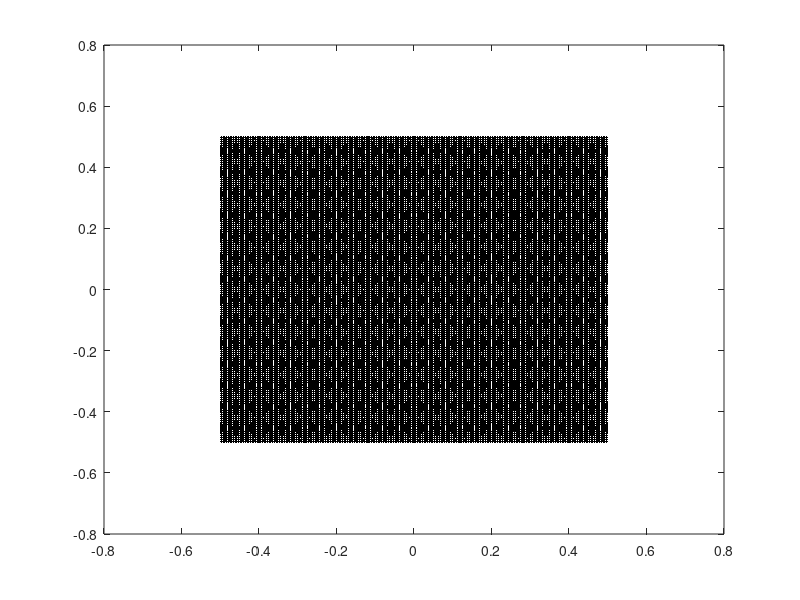

Source code (MATLAB): (Note: this script raises an error after producing the figure.)
clc
clear all
close all
% Computation Time
% Convection
% Time Dependent
% Non Linear
% SOR/ Jacobi
% Residual
dominio_x = [-.5, .5];
dominio_y = [-.5, .5];
n_nodes_x = 160;
n_nodes_y = 160;

dx = (dominio_x(2) - dominio_x(1) ) / n_nodes_x;
dy = (dominio_y(2) - dominio_y(1) ) / n_nodes_y;

centro_x = (dominio_x(1)+dx/2) : dx : (dominio_x(2)-dx/2);
centro_y = (dominio_y(1)+dy/2) : dy : (dominio_y(2)-dy/2);

[x_nodes, y_nodes] = meshgrid(centro_x, centro_y);

plot(x_nodes, y_nodes, 'k.')

A = sparse(n_nodes_y*n_nodes_x, n_nodes_y*n_nodes_x);
B = sparse(n_nodes_y*n_nodes_x, 1);

%--------- Coeff de difusao ----------
cd = 1;

i = 1 ;% Vertical Counter
j = 1; % Horizontal counter


S_boundary_n = false;
N_boundary_n = false;
W_boundary_n = false;
E_boundary_n = false;

S_n = 0;
N_n = 0;
W_n = 0;
E_n = 0;

for k=1:n_nodes_y*n_nodes_x
    
    % --- West Flux ---
    if j == 1 % Boundary
        A(k,k) = A(k,k) - 3.5*cd*(dy/dx);
        A(k,k+1) = A(k,k+1) + 0.5*cd*dy/dx;
        B(k) = B(k)- 3*cd*dy/dx*exact(centro_x(j)-(dx/2), centro_y(i));
        
        %         A(k,k) = A(k,k) - 2*cd*dy/dx;
        %         B(k) = B(k)- 2*cd*dy/dx*exact(centro_x(j)-(dx/2), centro_y(i));
    else % Center
        A(k,k) = A(k,k) - cd*(dy/dx);
        A(k,k-1) = A(k,k-1) + cd*(dy/dx);
    end
    
    % --- East Flux ---
    if j == n_nodes_x % Boundary
        A(k,k)= A(k,k) - 3.5*cd*(dy/dx);
        A(k,k-1)= A(k,k-1) + 0.5*cd*(dy/dx);
        B(k)= B(k) - 3*cd*(dy/dx)*exact(centro_x(j)+(dx/2), centro_y(i));
        
        %        A(k,k)= A(k,k) - 2*cd*(dy/dx);
        %        B(k)= B(k) - 2*cd*(dy/dx)*exact(centro_x(j)+(dx/2), centro_y(i));
    else % Center
        A(k,k)= A(k,k) - cd*(dy/dx);
        A(k,k+1)= A(k,k+1) + cd*(dy/dx);
    end
    
    % --- South Flux ---
    if i == 1 % Boundary
        A(k,k)= A(k,k) - 3.5*cd*(dx/dy);
        A(k,k+n_nodes_x)= A(k,k+n_nodes_x) + 0.5*cd*(dx/dy);
        B(k)= B(k) - 3*cd*(dx/dy) * exact(centro_x(j), centro_y(i)-(dy/2));
        
        %         A(k,k)= A(k,k) - 2*cd*(dx/dy);
        %         B(k)= B(k) - 2*cd*(dx/dy) * exact(centro_x(j), centro_y(i)-(dy/2));
    else % Center
        A(k,k) = A(k,k) - cd*(dx/dy);
        A(k,k-n_nodes_x) = A(k,k-n_nodes_x) + cd*(dx/dy);
    end
    
    % --- North Flux ---
    if i == n_nodes_y % Boundary
        A(k,k) = A(k,k) - 3.5*cd*(dx/dy);
        A(k,k-n_nodes_x) = A(k,k-n_nodes_x) + 0.5*cd*dx/dy;
        B(k) = B(k) - 3*cd*(dx/dy)*exact(centro_x(j), centro_y(i)+(dy/2));
        
        %         A(k,k) = A(k,k) - 2*cd*dx/dy;
        %         B(k) = B(k) - 2*cd*(dx/dy)*exact(centro_x(j), centro_y(i)+(dy/2));
    else % Center
        A(k,k) = A(k,k) - cd*(dx/dy);
        A(k,k+n_nodes_x) = A(k,k+n_nodes_x) + cd*(dx/dy);
    end
    
    
    % --- Source---
    B(k) = B(k) + source(centro_x(j), centro_y(i))*dx*dy;
    
    if j == n_nodes_x % Right Boundary
        j = 1;
        i = i+1;
    else
        j = j+1;
    end
end


U = A\B;
U = vec2mat(U,n_nodes_x);



h = pcolor(x_nodes, y_nodes, U);
%set(h, 'EdgeColor', 'none');
colorbar;

U_exact = arrayfun(@(u,v) exact(u,v), x_nodes, y_nodes);

figure
Error = abs((U_exact - U));
h = pcolor(x_nodes, y_nodes, Error);
%set(h, 'EdgeColor', 'none');
colorbar;

max(max(Error))
%fprintf('lol')
